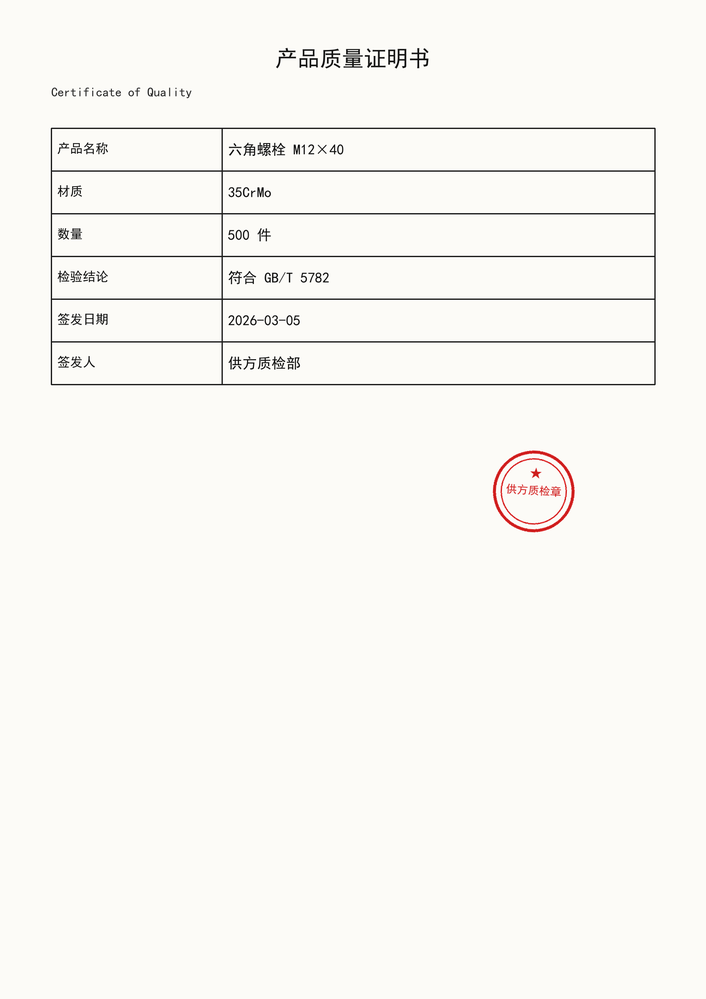
#> input picture samples/synthetic/batch-0001/page_001.png, 706 x 999 px, shrunk from 1654 x 2339 before the run
$ python -i layout.py   (imports and definitions only)
#> lines starting #> are read from the running program, lines starting #| are printed output that depends on the picture; after the words box and inside, x2 and y2 are one past the last pixel; in counts of white or black regions, pixels touching at a corner belong together
"""版面分析：从扫描页提取表格线与单元格。

质量证明单、流水卡片等均为规整表格，单元格是判定“空栏未划 /”“检验员栏无印章”
这类 B 类规则的基础。用形态学提取横竖线，取线掩膜中的“洞”作为单元格。
"""
from __future__ import annotations

from dataclasses import dataclass, field

import cv2
import numpy as np

from .ocr import TextLine


@dataclass
class Cell:
    """一个表格单元格。rect = (x, y, w, h)。"""

    rect: tuple[int, int, int, int]
    texts: list[TextLine] = field(default_factory=list)

    @property
    def area(self) -> int:
        return self.rect[2] * self.rect[3]

    @property
    def content(self) -> str:
        return "".join(t.text for t in sorted(self.texts, key=lambda t: t.cx)).strip()

    @property
    def is_blank(self) -> bool:
        return self.content == ""

    def center(self) -> tuple[float, float]:
        x, y, w, h = self.rect
        return x + w / 2, y + h / 2


@dataclass(frozen=True)
class Layout:
    cells: list[Cell]
    h_segments: list[tuple[int, int, int, int]]  # 短横线段 (x, y, w, h)，划改候选
    table_mask: np.ndarray


def _binarize(image: np.ndarray) -> np.ndarray:
    gray = cv2.cvtColor(image, cv2.COLOR_BGR2GRAY) if image.ndim == 3 else image
    # 复印件底色重，用自适应阈值而非全局 Otsu
    return cv2.adaptiveThreshold(
        gray, 255, cv2.ADAPTIVE_THRESH_MEAN_C, cv2.THRESH_BINARY_INV, 25, 15
    )


def analyze(image: np.ndarray) -> Layout:
    """提取表格结构。返回不可变的 Layout。"""
    h, w = image.shape[:2]
    binary = _binarize(image)

    h_len = max(20, w // 30)
    v_len = max(20, h // 40)

    h_kernel = cv2.getStructuringElement(cv2.MORPH_RECT, (h_len, 1))
    v_kernel = cv2.getStructuringElement(cv2.MORPH_RECT, (1, v_len))

    h_lines = cv2.dilate(cv2.erode(binary, h_kernel), h_kernel)
    v_lines = cv2.dilate(cv2.erode(binary, v_kernel), v_kernel)
    table = cv2.bitwise_or(h_lines, v_lines)
    table = cv2.dilate(table, cv2.getStructuringElement(cv2.MORPH_RECT, (3, 3)))

    cells = _extract_cells(table, w, h)
    segments = _short_h_segments(binary, w)
    return Layout(cells=cells, h_segments=segments, table_mask=table)


def _extract_cells(table: np.ndarray, w: int, h: int) -> list[Cell]:
    """线掩膜中的封闭空洞即为单元格。"""
    contours, hierarchy = cv2.findContours(table, cv2.RETR_CCOMP, cv2.CHAIN_APPROX_SIMPLE)
    if hierarchy is None:
        return []
    page_area = w * h
    cells: list[Cell] = []
    for i, cnt in enumerate(contours):
        if hierarchy[0][i][3] == -1:  # 外轮廓，不是洞
            continue
        x, y, cw, ch = cv2.boundingRect(cnt)
        area = cw * ch
        if area < page_area * 0.0004 or area > page_area * 0.25:
            continue
        if cw < 25 or ch < 15:
            continue
        cells.append(Cell(rect=(x, y, cw, ch)))
    return sorted(cells, key=lambda c: (c.rect[1], c.rect[0]))


def _short_h_segments(binary: np.ndarray, page_w: int) -> list[tuple[int, int, int, int]]:
    """提取短横线段（长度介于字宽与表格线之间），作为“划改”候选。"""
    kernel = cv2.getStructuringElement(cv2.MORPH_RECT, (12, 1))
    horiz = cv2.dilate(cv2.erode(binary, kernel), kernel)
    n, _, stats, _ = cv2.connectedComponentsWithStats(horiz, connectivity=8)
    out: list[tuple[int, int, int, int]] = []
    min_len, max_len = 18, int(page_w * 0.35)
    for i in range(1, n):
        x, y, w, h, _ = stats[i]
        if h <= 5 and min_len <= w <= max_len:
            out.append((int(x), int(y), int(w), int(h)))
    return out


# [48 lines left out: functions assign_texts, column_x_range, not called in this run]

>>> import cv2
>>> picture = cv2.imread('../samples/synthetic/batch-0001/page_001.png')
#> picture is the input picture: shape (999, 706, 3); mean B, G, R 243.4, 247.3, 248.6
>>> result = analyze(picture)
#> in _binarize, `return cv2.adaptiveThreshold( gray, 255, cv2.ADAPTIVE_THRESH_MEAN_C, c..`:
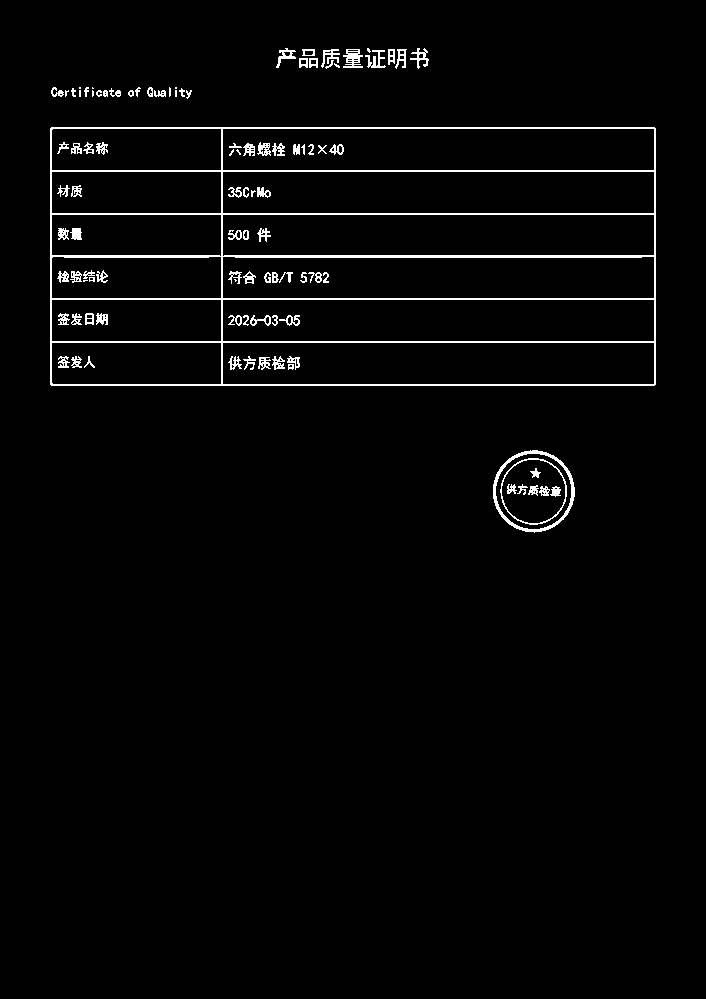
#> returned value: shape (999, 706); 2.5% white in thin lines or dots, all inside (x1, y1, x2, y2) = (50, 48, 656, 533)
#> in analyze, `h_lines = cv2.dilate(cv2.erode(binary, h_kernel), h_kernel)`:
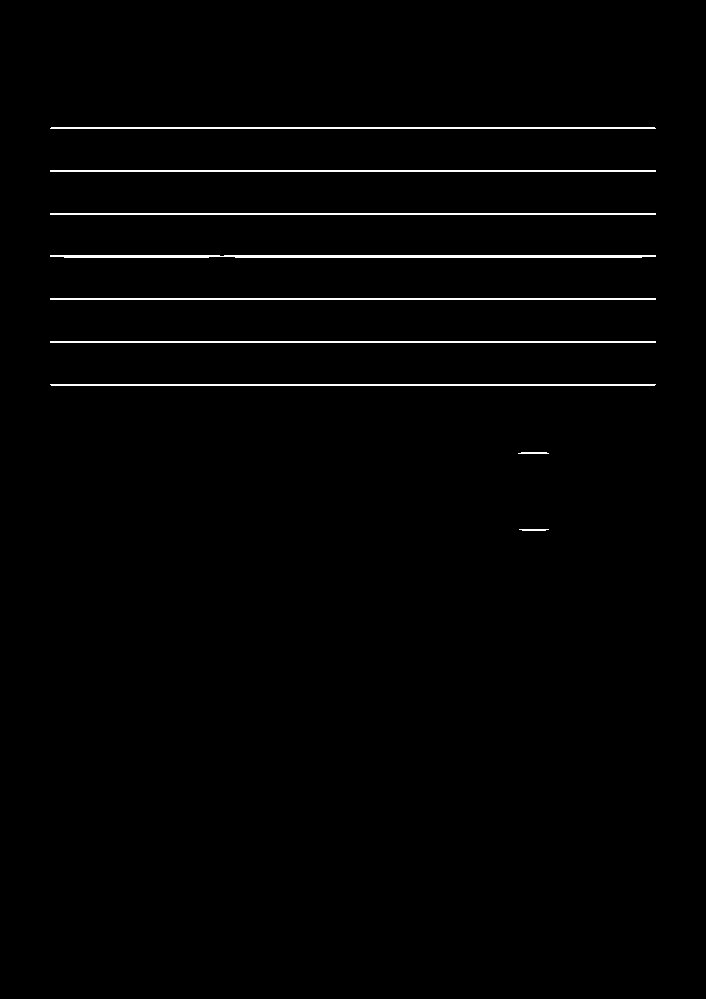
#> h_lines: shape (999, 706); 1.3% white in thin lines or dots, all inside (x1, y1, x2, y2) = (50, 127, 656, 531)
#> in analyze, `v_lines = cv2.dilate(cv2.erode(binary, v_kernel), v_kernel)`:
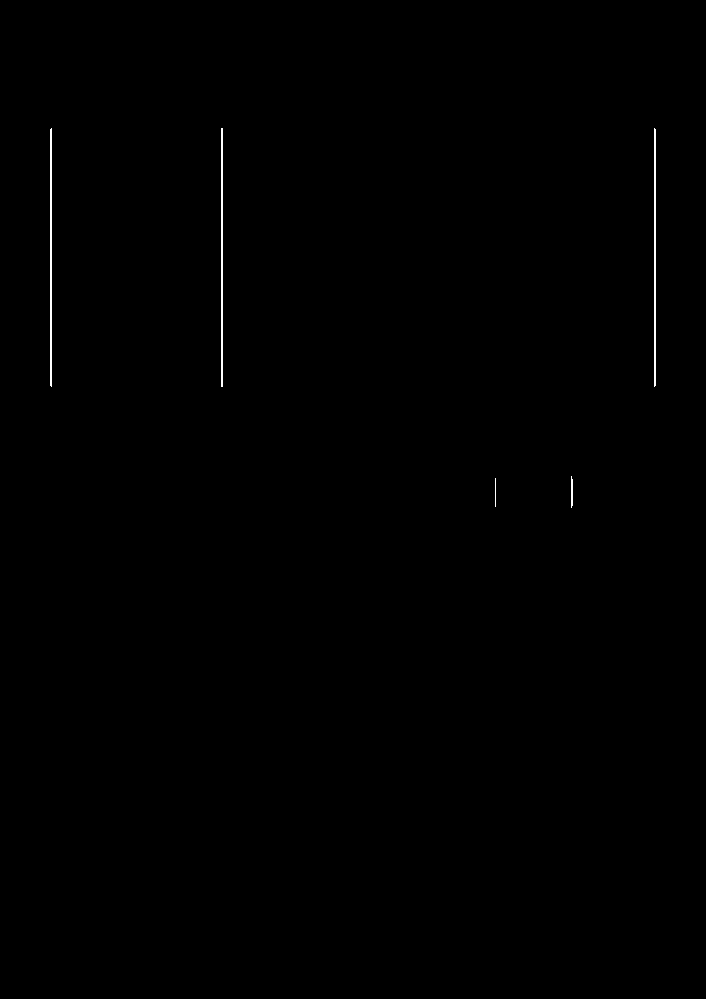
#> v_lines: shape (999, 706); 0.23% white in thin lines or dots, all inside (x1, y1, x2, y2) = (50, 128, 656, 508)
#> in analyze, `table = cv2.dilate(table, cv2.getStructuringElement(cv2.MORPH_RECT, (3..`:
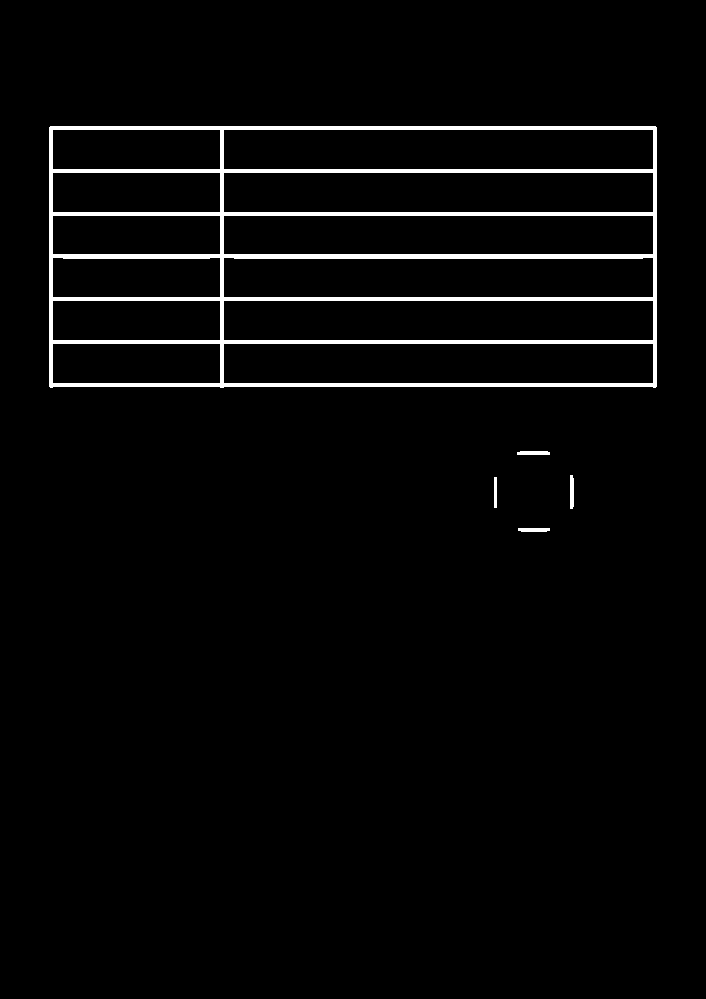
#> table: shape (999, 706); 3% white; 5 white regions
#> in _extract_cells, `contours, hierarchy = cv2.findContours(table, cv2.RETR_CCOMP, cv2.CHAI..`: contours = 17 contours; largest, box (x1, y1, x2, y2) and area: (49, 126, 657, 388) 157829, (223, 343, 654, 384) 17198, (223, 300, 654, 341) 17198, (223, 172, 654, 213) 17198, (223, 129, 654, 170) 17198
#> the loop in _extract_cells, `for i, cnt in enumerate(contours):` made 17 passes
#> (x, y, cw, ch, area) on passes 6 to 13: (223, 343, 431, 41, 17671), (52, 343, 169, 41, 6929), (223, 300, 431, 41, 17671), (52, 300, 169, 41, 6929), (223, 257, 431, 41, 17671), (52, 257, 169, 41, 6929), (223, 215, 431, 40, 17240), (52, 215, 169, 40, 6760)
#> after the loop in _extract_cells, `for i, cnt in enumerate(contours):`: cells = 12 items
#> in _short_h_segments, `horiz = cv2.dilate(cv2.erode(binary, kernel), kernel)`:
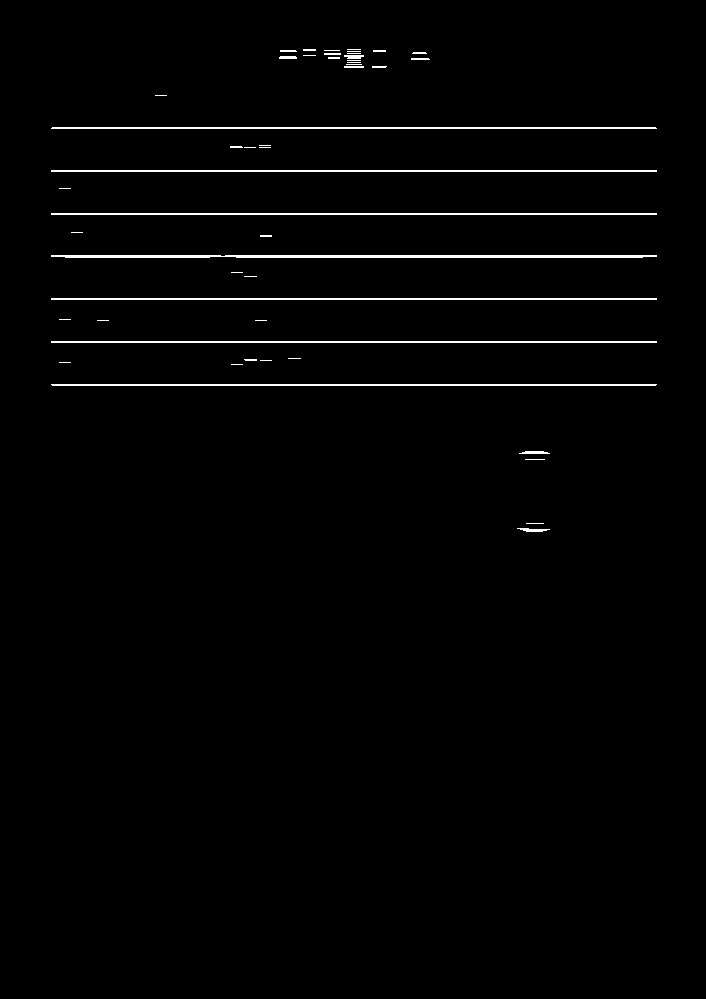
#> horiz: shape (999, 706); 1.4% white in thin lines or dots, all inside (x1, y1, x2, y2) = (51, 49, 657, 532)
#> in _short_h_segments, `n, _, stats, _ = cv2.connectedComponentsWithStats(horiz, connectivity=8)`: n = 49; stats = 49 rows, first 6: [0, 0, 706, 999, 695302], [303, 49, 13, 2, 26], [347, 49, 14, 1, 14], [280, 50, 17, 2, 33], [324, 50, 16, 1, 16], [347, 51, 14, 1, 14]
#> the loop in _short_h_segments, `for i in range(1, n):` made 48 passes
#> (x, y, w, h) on passes 1 to 8: (303, 49, 13, 2), (347, 49, 14, 1), (280, 50, 17, 2), (324, 50, 16, 1), (347, 51, 14, 1), (373, 50, 13, 2), (324, 53, 17, 2), (347, 53, 14, 1)
#> after the loop in _short_h_segments, `for i in range(1, n):`: out = [(344, 55, 20, 4), (279, 56, 18, 3), (411, 58, 19, 2), (344, 66, 20, 2), (519, 451, 31, 3), (525, 459, 20, 1), (526, 523, 18, 1), (517, 528, 33, 4)]
#> in analyze, `segments = _short_h_segments(binary, w)`: segments has the same summary as out in _short_h_segments

$ run again, on samples/synthetic/batch-0001/page_002.png
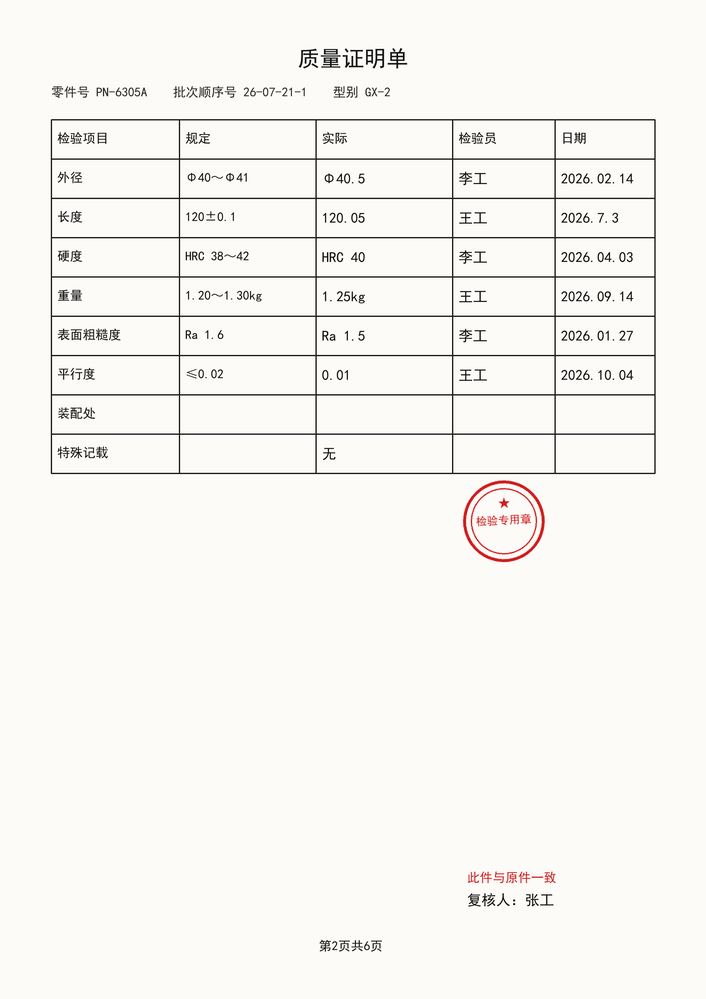
#> input picture samples/synthetic/batch-0001/page_002.png, 706 x 999 px, shrunk from 1654 x 2339 before the run
#> picture is the input picture: shape (999, 706, 3); mean B, G, R 241, 244.8, 246.1
#> in _binarize, `return cv2.adaptiveThreshold( gray, 255, cv2.ADAPTIVE_THRESH_MEAN_C, c..`:
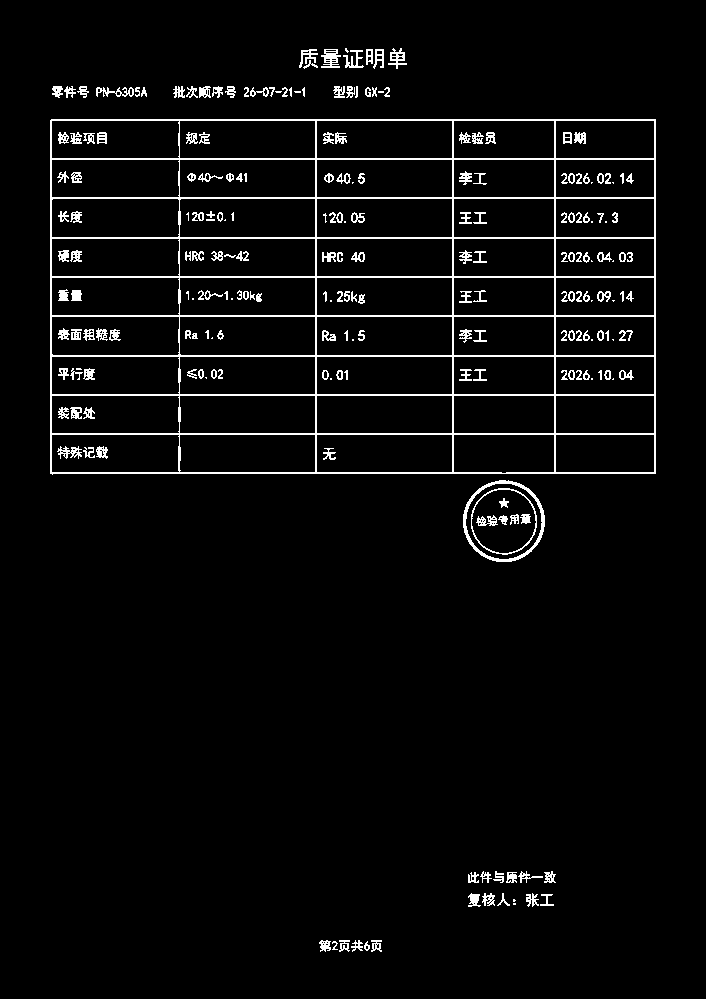
#> returned value: shape (999, 706); 4.1% white in thin lines or dots, all inside (x1, y1, x2, y2) = (50, 48, 656, 952)
#> h_lines: shape (999, 706); 1.7% white in thin lines or dots, all inside (x1, y1, x2, y2) = (50, 119, 656, 561)
#> v_lines: shape (999, 706); 0.56% white in thin lines or dots, all inside (x1, y1, x2, y2) = (50, 120, 656, 536)
#> contours = 50 contours; largest, box (x1, y1, x2, y2) and area: (49, 118, 657, 476) 216114, (317, 317, 452, 355) 4956, (180, 317, 315, 355) 4956, (317, 199, 452, 237) 4956, (180, 199, 315, 237) 4956
#> the loop in _extract_cells, `for i, cnt in enumerate(contours):` made 50 passes
#> (x, y, cw, ch, area) on passes 6 to 13: (556, 435, 98, 37, 3626), (454, 435, 100, 38, 3800), (317, 435, 135, 37, 4995), (180, 435, 135, 37, 4995), (52, 435, 127, 37, 4699), (556, 396, 98, 37, 3626), (454, 396, 100, 37, 3700), (317, 396, 135, 37, 4995)
#> after the loop in _extract_cells, `for i, cnt in enumerate(contours):`: cells = 45 items
#> in _short_h_segments, `horiz = cv2.dilate(cv2.erode(binary, kernel), kernel)`:
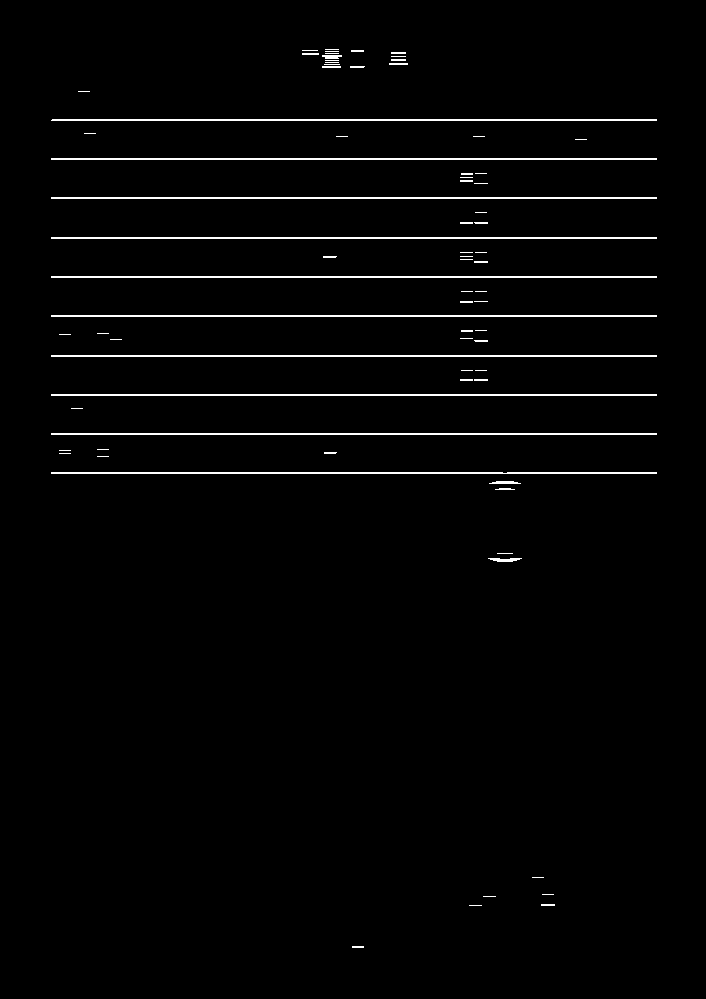
#> horiz: shape (999, 706); 1.9% white in thin lines or dots, all inside (x1, y1, x2, y2) = (51, 49, 657, 948)
#> n = 77; stats = 77 rows, first 6: [0, 0, 706, 999, 691791], [325, 49, 14, 1, 14], [302, 50, 16, 1, 16], [325, 51, 14, 1, 14], [351, 50, 13, 2, 26], [302, 53, 17, 2, 34]
#> the loop in _short_h_segments, `for i in range(1, n):` made 76 passes
#> (x, y, w, h) on passes 1 to 8: (325, 49, 14, 1), (302, 50, 16, 1), (325, 51, 14, 1), (351, 50, 13, 2), (302, 53, 17, 2), (325, 53, 14, 1), (391, 52, 15, 2), (322, 55, 20, 4)
#> after the loop in _short_h_segments, `for i in range(1, n):`: out = [(322, 55, 20, 4), (389, 63, 19, 2), (322, 66, 19, 2), (489, 481, 32, 3), (495, 488, 20, 2), (488, 558, 34, 4)]
#> segments has the same summary as out in _short_h_segments
